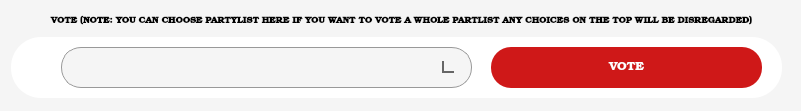
   <widget class="QWidget" name="widget_8" native="true">
    <property name="geometry">
     <rect>
      <x>30</x>
      <y>705</y>
      <width>801</width>
      <height>111</height>
     </rect>
    </property>
    <property name="styleSheet">
     <string notr="true">background-color: rgb(245, 245, 245);
border-radius: 40px;</string>
    </property>
    <widget class="QWidget" name="widget_9" native="true">
     <property name="geometry">
      <rect>
       <x>11</x>
       <y>37</y>
       <width>771</width>
       <height>61</height>
      </rect>
     </property>
     <property name="styleSheet">
      <string notr="true">background-color: rgb(255, 255, 255);
border-radius: 30px;</string>
     </property>
     <widget class="QComboBox" name="partylist_box">
      <property name="geometry">
       <rect>
        <x>50</x>
        <y>10</y>
        <width>411</width>
        <height>41</height>
       </rect>
      </property>
      <property name="styleSheet">
       <string notr="true">QComboBox {
    background-color: #f5f5f5;
    border: 1px solid #e0e0e0;
    border-radius: 20px;
    padding: 8px 35px 8px 15px;  /* Increased right padding for arrow space */
    min-width: 6em;
    min-height: 20px;
    color: #333333;
    font-size: 14px;
}

QComboBox:hover {
    background-color: #ebebeb;
    border: 1px solid #d0d0d0;
}

QComboBox:focus {
    border: 1px solid #4a90e2;
    background-color: #ffffff;
}

/* Dropdown button area */
QComboBox::drop-down {
    border: none;
    width: 32px;
    border-top-right-radius: 20px;
    border-bottom-right-radius: 20px;
}

/* Clear default arrow */
QComboBox::down-arrow {
    width: 10px;
    height: 10px;
    background: transparent;
    border: 2px solid #666666;  /* Arrow color */
    border-top: none;
    border-right: none;
    margin-right: 15px;
    transform: rotate(-45deg);
}

QComboBox::down-arrow:hover {
    border-color: #333333;
}

/* Dropdown list styling */
QComboBox QAbstractItemView {
    background-color: white;
    border: 1px solid #e0e0e0;
    border-radius: 15px;
    padding: 8px;
    selection-background-color: #f0f0f0;
    selection-color: #333333;
    margin-top: 5px;
}

/* Dropdown list items */
QComboBox QAbstractItemView::item {
    height: 35px;
    padding-left: 15px;
    border-radius: 10px;
}

QComboBox QAbstractItemView::item:hover {
    background-color: #f5f5f5;
}

QComboBox QAbstractItemView::item:selected {
    background-color: #ebebeb;
}

/* Disabled state */
QComboBox:disabled {
    background-color: #f9f9f9;
    color: #999999;
    border: 1px solid #e5e5e5;
}

QComboBox:disabled::down-arrow {
    border-color: #999999;
}</string>
      </property>
     </widget>
     <widget class="QPushButton" name="vote_btn">
      <property name="geometry">
       <rect>
        <x>480</x>
        <y>10</y>
        <width>271</width>
        <height>41</height>
       </rect>
      </property>
      <property name="font">
       <font>
        <family>Bookman Old Style</family>
       </font>
      </property>
      <property name="styleSheet">
       <string notr="true">background-color: rgb(207, 24, 24);
color: rgb(255, 255, 255);
border-radius: 20px;</string>
      </property>
      <property name="text">
       <string>VOTE</string>
      </property>
     </widget>
    </widget>
    <widget class="QLabel" name="label_26">
     <property name="geometry">
      <rect>
       <x>-4</x>
       <y>10</y>
       <width>811</width>
       <height>21</height>
      </rect>
     </property>
     <property name="font">
      <font>
       <family>Bookman Old Style</family>
       <pointsize>7</pointsize>
       <weight>75</weight>
       <bold>true</bold>
      </font>
     </property>
     <property name="styleSheet">
      <string notr="true">color: rgb(0, 0, 0);
background-color: transparent;</string>
     </property>
     <property name="text">
      <string>VOTE (NOTE: YOU CAN CHOOSE PARTYLIST HERE IF YOU WANT TO VOTE A WHOLE PARTLIST ANY CHOICES ON THE TOP WILL BE DISREGARDED)</string>
     </property>
     <property name="alignment">
      <set>Qt::AlignCenter</set>
     </property>
    </widget>
   </widget>
